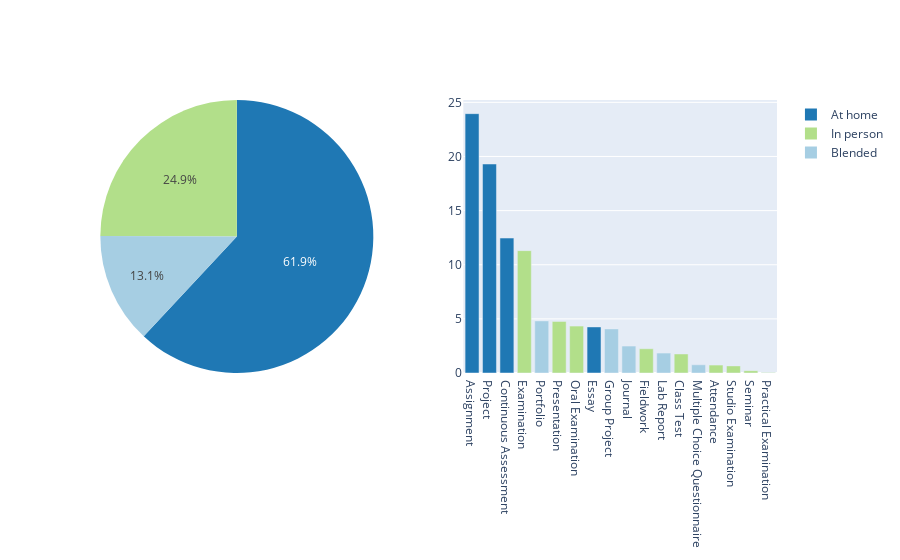

This figure's notebook cell:
### Code cell
workType_plotly()

### Figure 1 — Plotly figure (JSON) as saved in the notebook; plotly's stock layout.template omitted (floating-point values rounded to 4 significant figures)
{"data": [{"domain": {"x": [0, 0.45], "y": [0, 1]}, "labels": ["At home", "Blended", "In person"], "marker": {"colors": ["#1f78b4", "#a6cee3", "#b2df8a"]}, "showlegend": true, "type": "pie", "values": [0.6195, 0.1312, 0.2493]}, {"marker": {"color": ["#1f78b4", "#1f78b4", "#1f78b4", "#b2df8a", "#a6cee3", "#b2df8a", "#b2df8a", "#1f78b4", "#a6cee3", "#a6cee3", "#b2df8a", "#a6cee3", "#b2df8a", "#a6cee3", "#b2df8a", "#b2df8a", "#b2df8a", "#b2df8a"]}, "orientation": "v", "showlegend": false, "type": "bar", "x": ["Assignment", "Project", "Continuous Assessment", "Examination", "Portfolio", "Presentation", "Oral Examination", "Essay", "Group Project", "Journal", "Fieldwork", "Lab Report", "Class Test", "Multiple Choice Questionnaire", "Attendance", "Studio Examination", "Seminar", "Practical Examination"], "xaxis": "x", "y": [23.96, 19.3, 12.46, 11.3, 4.811, 4.768, 4.332, 4.257, 4.073, 2.486, 2.239, 1.838, 1.759, 0.7577, 0.7298, 0.6566, 0.2153, 0.04844], "yaxis": "y"}], "layout": {"xaxis": {"anchor": "y", "domain": [0.55, 1]}, "yaxis": {"anchor": "x", "domain": [0, 1]}}}
